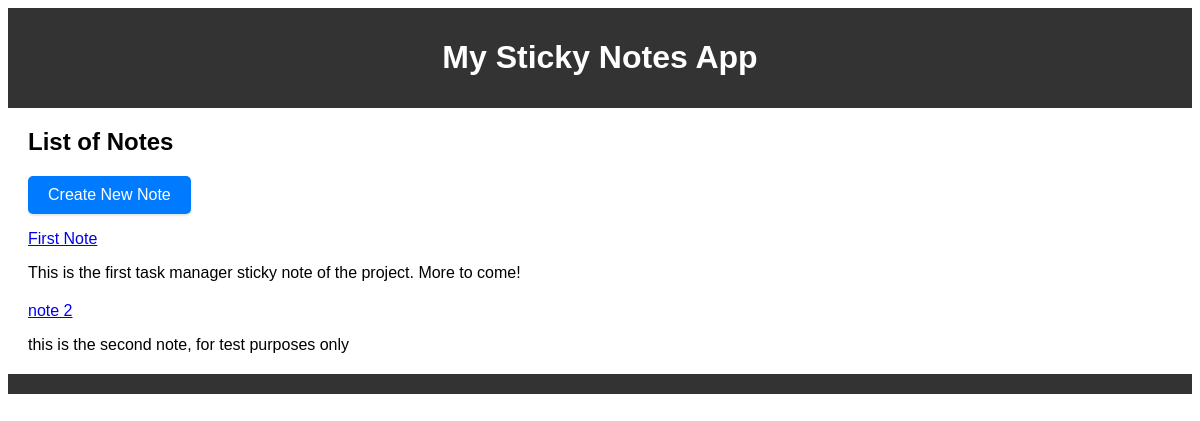
The app's page /, older data.
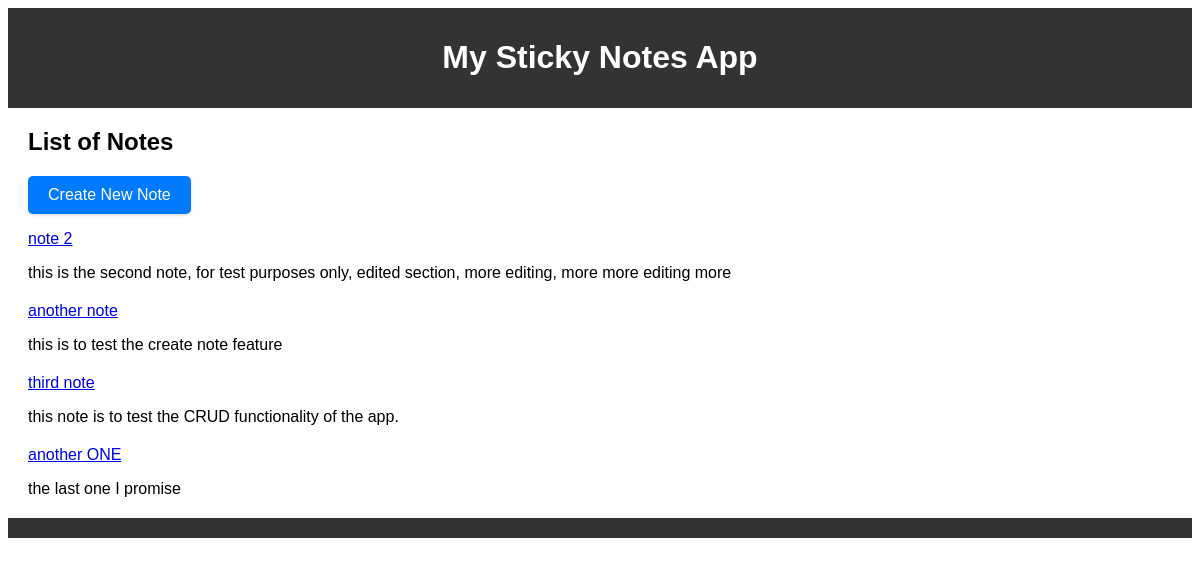
The same page, newer data.
### sticky_notes_app/models.py (models this page shows, shortened)
class Note(models.Model):
    title = models.CharField(max_length=255)
    content = models.TextField()
    created_at = models.DateTimeField(auto_now_add=True)
    author = models.ForeignKey('Author', on_delete=models.CASCADE,
                               null=True, blank=True)

### sticky_notes_app/views.py (the view)
# urls.py: path('', note_list, name='note_list'),
def note_list(request):
    note = Note.objects.all()
    context = {
        'notes': note,
        'page_title': 'List of Notes',
    }
    return render(request, 'sticky_notes_app/note_list.html', context)

### sticky_notes_app/templates/sticky_notes_app/note_list.html
{% extends 'base.html' %}
{% block content %}
    <h2>{{ page_title }}</h2>
    <a href="{% url 'note_create' %}" class="button-link">Create New Note</a>
    <ul>
        {% for note in notes %}
            <li>
                <a href="{% url 'note_detail' pk=note.pk %}">{{ note.title }}</a>
                <p>{{ note.content }}</p>
            </li>
        {% endfor %}
    </ul>
{% endblock %}

### sticky_notes_app/templates/base.html (shortened to what this page needs)
{% load static %}
<!DOCTYPE html>
<html lang="eng">
    <head>
        <link rel="stylesheet" href="{% static 'sticky_notes_app/styles.css' %}">
    </head>
    <body>
        <header>
            <h1>{% block header %}My Sticky Notes App{% endblock %}</h1>
        </header>
        <main>
            {% block content %}{% endblock %}
        </main>
        <footer>
        </footer>
    </body>
</html>

### sticky_notes_app/static/sticky_notes_app/styles.css (style rules this page uses)
body { font-family: 'Arial', sans-serif; }
header { background-color: #333; color: white; padding: 10px; text-align: center; }
main { margin: 20px; }
ul { list-style-type: none; padding: 0; }
li { margin-bottom: 20px; }
footer { background-color: #333; color: white; padding: 10px; text-align: center; }
.button-link { display: inline-block; padding: 10px 20px; font-size: 16px; cursor: pointer; text-align: center; text-decoration: none; color: #fff; background-color: #007bff; border: none; border-radius: 5px; box-shadow: 0 2px 2px rgba(0, 0, 0, 0.1); }

### sticky_notes_app/templates/base.html (style rules this page uses)
.button-link { display: inline-block; padding: 10px 20px; font-size: 16px; cursor: pointer; text-align: center; text-decoration: none; color: #fff; background-color: #007bff; border: none; border-radius: 5px; box-shadow: 0 2px 2px rgba(0, 0, 0, 0.1); }

Row changes from the older to the newer data that the page shows:
removed Note: title "First Note", content "This is the first task manager sticky note of the project. More to come!"
changed Note "note 2": content "this is the second note, for test purposes only" → "this is the second note, for test purposes only, edited section, more editing, more more editing more"
added Note: title "another note", content "this is to test the create note feature"
added Note: title "third note", content "this note is to test the CRUD functionality of the app."
added Note: title "another ONE", content "the last one I promise"
